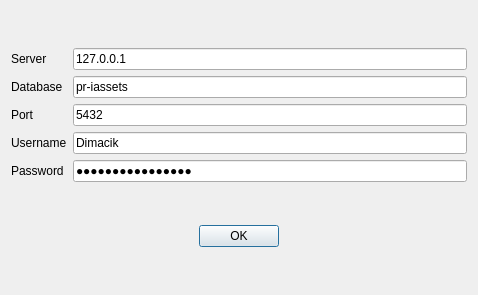
<?xml version="1.0" encoding="UTF-8"?>
<ui version="4.0">
 <class>Dialog</class>
 <widget class="QDialog" name="Dialog">
  <property name="geometry">
   <rect>
    <x>0</x>
    <y>0</y>
    <width>478</width>
    <height>295</height>
   </rect>
  </property>
  <property name="windowTitle">
   <string>Dialog</string>
  </property>
  <layout class="QGridLayout" name="gridLayout_2">
   <item row="1" column="2">
    <spacer name="horizontalSpacer_3">
     <property name="orientation">
      <enum>Qt::Horizontal</enum>
     </property>
     <property name="sizeHint" stdset="0">
      <size>
       <width>171</width>
       <height>20</height>
      </size>
     </property>
    </spacer>
   </item>
   <item row="1" column="0">
    <spacer name="horizontalSpacer_2">
     <property name="orientation">
      <enum>Qt::Horizontal</enum>
     </property>
     <property name="sizeHint" stdset="0">
      <size>
       <width>172</width>
       <height>20</height>
      </size>
     </property>
    </spacer>
   </item>
   <item row="0" column="0" colspan="3">
    <layout class="QGridLayout" name="gridLayout">
     <item row="2" column="1">
      <widget class="QLineEdit" name="lineEdit_Port">
       <property name="text">
        <string>5432</string>
       </property>
      </widget>
     </item>
     <item row="0" column="1">
      <widget class="QLineEdit" name="lineEditServer">
       <property name="text">
        <string>127.0.0.1</string>
       </property>
      </widget>
     </item>
     <item row="3" column="0">
      <widget class="QLabel" name="label_4">
       <property name="text">
        <string>Username</string>
       </property>
      </widget>
     </item>
     <item row="3" column="1">
      <widget class="QLineEdit" name="lineEdit_Username">
       <property name="text">
        <string>Dimacik</string>
       </property>
      </widget>
     </item>
     <item row="1" column="0">
      <widget class="QLabel" name="label_2">
       <property name="text">
        <string>Database</string>
       </property>
      </widget>
     </item>
     <item row="4" column="0">
      <widget class="QLabel" name="label_5">
       <property name="text">
        <string>Password</string>
       </property>
      </widget>
     </item>
     <item row="0" column="0">
      <widget class="QLabel" name="label">
       <property name="text">
        <string>Server</string>
       </property>
      </widget>
     </item>
     <item row="1" column="1">
      <widget class="QLineEdit" name="lineEdit_Database">
       <property name="text">
        <string>pr-iassets</string>
       </property>
      </widget>
     </item>
     <item row="4" column="1">
      <widget class="QLineEdit" name="lineEdit_Password">
       <property name="text">
        <string>worldoftanks228F</string>
       </property>
       <property name="echoMode">
        <enum>QLineEdit::Password</enum>
       </property>
      </widget>
     </item>
     <item row="2" column="0">
      <widget class="QLabel" name="label_3">
       <property name="text">
        <string>Port</string>
       </property>
      </widget>
     </item>
    </layout>
   </item>
   <item row="1" column="1">
    <widget class="QPushButton" name="pushButtonOK">
     <property name="text">
      <string>OK</string>
     </property>
    </widget>
   </item>
  </layout>
 </widget>
 <resources/>
 <connections>
  <connection>
   <sender>pushButtonOK</sender>
   <signal>clicked()</signal>
   <receiver>Dialog</receiver>
   <slot>accept()</slot>
   <hints>
    <hint type="sourcelabel">
     <x>149</x>
     <y>269</y>
    </hint>
    <hint type="destinationlabel">
     <x>244</x>
     <y>147</y>
    </hint>
   </hints>
  </connection>
 </connections>
</ui>
